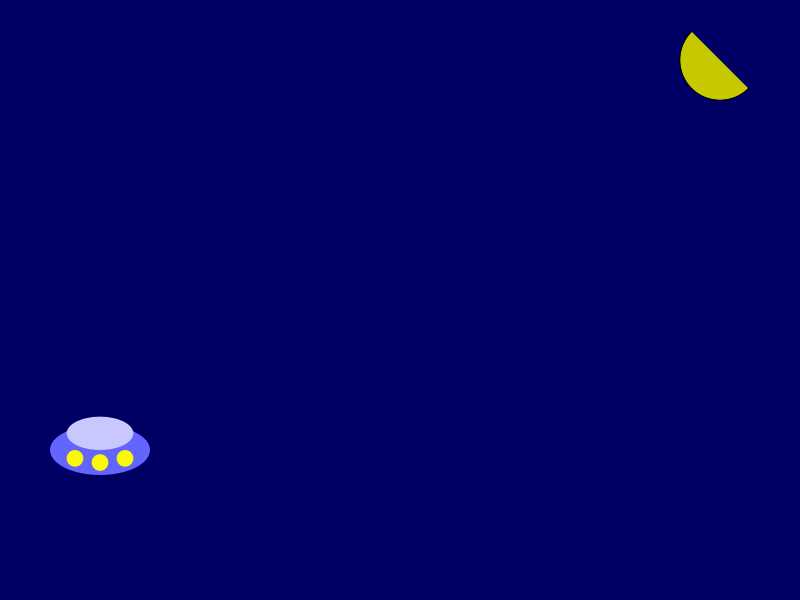
Frame 1 (no input)
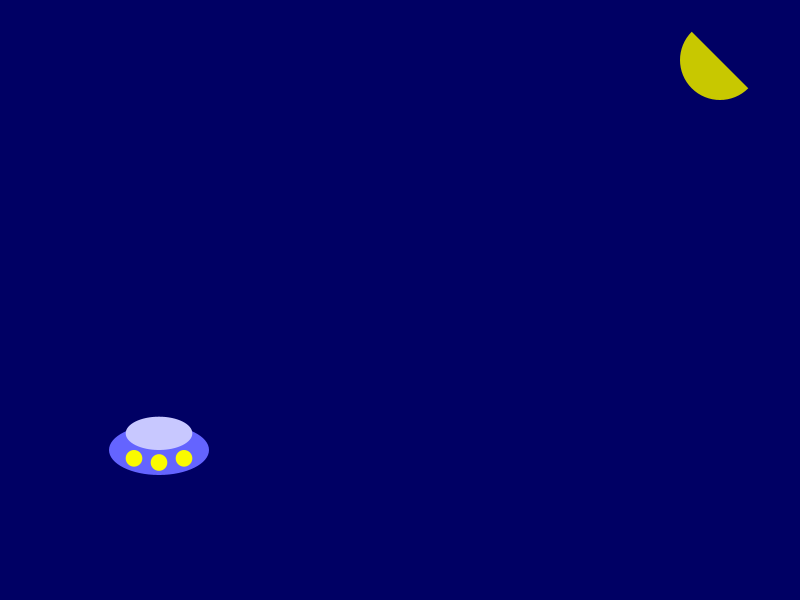
Frame 60 (the mouse pressed at the canvas centre just before this capture)
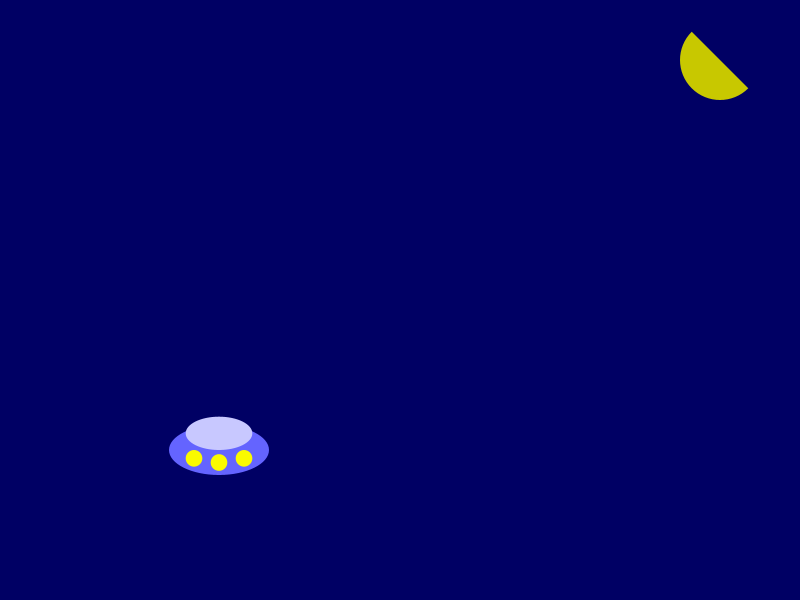
Frame 120 (the mouse held since frame 60 and released just before this capture)

The Processing sketch that drew these frames (run headless with seeded random() and noise(); from frame 60 on, the mouse is pressed at the canvas centre):

// Processing sketch: week7_objectoriented
// ── week7_objectoriented.pde
float moonX;
float moonY;
Ship alice;

void setup() {
  size(800, 600); 
  moonX = 0.9 *width;
  moonY = 0.1 *height;
  alice = new Ship();
}

void draw() {
  background(0, 0, 100);
  fill(200,200,0);
  arc(moonX,moonY, 80,80,PI/4,PI/4+PI);  
  
  alice.displayShip();
  alice.move();
}

// ── ship.pde
class Ship {
  // Attributes
  float aliceX;
  float aliceY;
  float aliceSpeed;
  float shipSize = 100;

  // Constructor
  Ship() {  
    aliceX = 100;
    aliceY = height * 0.75;
    aliceSpeed = 1;
  }

  // Display method
  void displayShip() {
    noStroke();
    fill(100, 100, 255);
    ellipse(aliceX, aliceY, shipSize, shipSize / 2);
    
    fill(200, 200, 255);
    ellipse(aliceX, aliceY - shipSize / 6, 2 * shipSize / 3, shipSize / 3);
    
    fill(250, 250, 0);
    circle(aliceX, aliceY + shipSize / 8, shipSize / 6);
    circle(aliceX - shipSize / 4, aliceY + shipSize / 12, shipSize / 6);
    circle(aliceX + shipSize / 4, aliceY + shipSize / 12, shipSize / 6);
  }

  // Move method
  void move() {
    aliceX += aliceSpeed;

    if (aliceX > width + shipSize) {
      aliceX = -shipSize;
    } else if (aliceX < -shipSize) {
      aliceX = width + shipSize;
    }
  }
}
